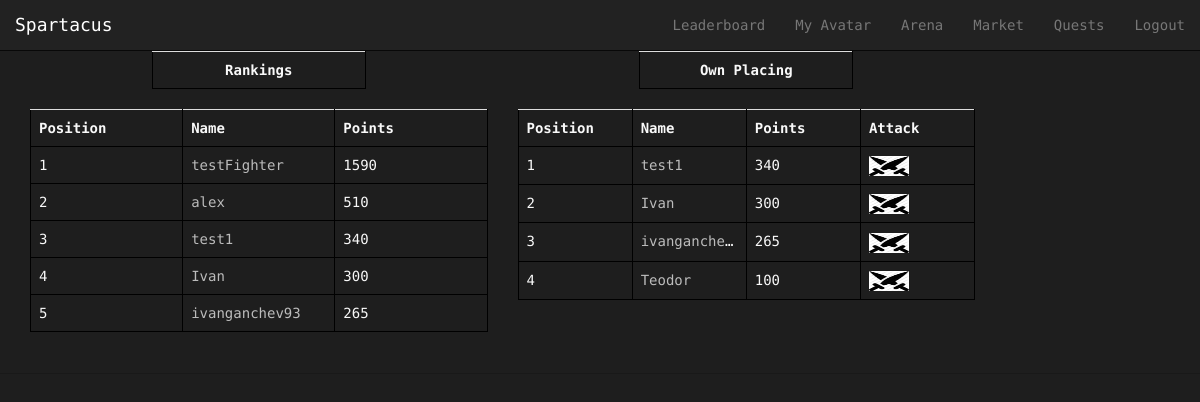
The app's page /Spartacus/arena/ (signed in), older data.
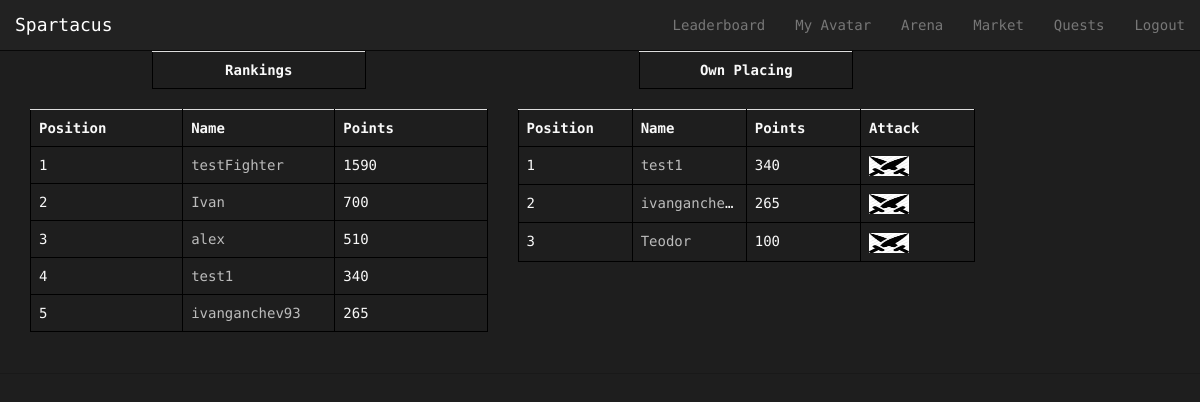
The same page, newer data.
### Spartacus/models.py (models this page shows, shortened)
class Avatar(models.Model):
    user = models.OneToOneField(User)
    picture = models.ImageField(upload_to='profile_images', blank=True)
    cash = models.IntegerField(default = 1000)
    attack = models.IntegerField(default= 10)
    deffence = models.IntegerField(default= 10)
    strength = models.IntegerField(default= 10)
    agility = models.IntegerField(default= 10)
    intelligence = models.IntegerField(default = 10)
    victories = models.IntegerField(default = 0)
    points = models.IntegerField(default = 0) # for ranking...every time a gladiator fights get some amount of points

### Spartacus/views.py (the view, shortened to what this page needs)
@login_required
def arena(request):
    context_dict = {}
    try:
        avatars = Avatar.objects.order_by('-points')[:5]
        context_dict['avatars'] = avatars
    except:
        print "Query fail leaderboard"
    timePassed = True
    fightStartedAt = request.session.get("fightStartedAt")
    if timePassed:
        user = request.user
        try:
            opponents = Avatar.objects.exclude(user = user).order_by('-points')
            you = Avatar.objects.get(user = user)
            relevant_opponents = []
            for opponent in opponents:
                point_difference = int(opponent.points) - int(you.points)
                if point_difference < 200 and point_difference > - 200:
                    relevant_opponents += [opponent]
            context_dict['opponents'] = relevant_opponents
        except:
            print "Query fail Arena"
    context_dict['time_passed']=timePassed
    return render(request, 'Spartacus/arena.html', context_dict)

### templates/Spartacus/arena.html (shortened to what this page needs)
{% extends 'Spartacus/base.html' %}
{% load staticfiles %}
{% block body_block %}
{% if time_passed %}
<div class="container">
	<div class="row">
		<div class="col-xs-5">
			<div class="row">
				<div class="col-xs-6 col-xs-offset-3">
					<table class="table">
						<th style="text-align: center">Rankings</th>
					</table>
				</div>
			</div>
			<table class="table">
				<th>Position</th>
				<th>Name</th>
				<th>Points</th>
				{% for avatar in avatars %}
					<tr id="rank">
					<td></td>
					<td><a href="{% url 'avatar_view' avatar.user.username %}">{{ avatar.user.username}} </a></td>
					<td>{{avatar.points}}</td>
					</tr>
				{% endfor %}
			</table>
            <div class="col-xs-12">
            </div>
		</div>
        <div class="col-xs-5">
			<div class="row">
				<div class="col-xs-6 col-xs-offset-3">
					<table class="table">
						<th style="text-align: center">Own Placing</th>
					</table>
				</div>
			</div>
			<table class="table">
				<th>Position</th>
				<th>Name</th>
				<th>Points</th>
                <th>Attack</th>
				{% for opponent in opponents %}
					<tr id="rank">
					<td></td>
					<td><a href="{% url 'avatar_view' opponent.user.username %}">{{ opponent.user.username}} </a></td>
					<td>{{opponent.points}}</td>
                    <td><a href="{% url 'battle' opponent.user.username %}">
                        <img src = "{% static 'images/attack.jpg' %}" width = "40" height = "20">
                    </a></td>
					</tr>
				{% endfor %}
			</table>
            <div class="col-xs-12">
            </div>
		</div>
	</div>
</div>
{% else %}
        <div align="center"><h2>Please wait for {{ time_left }} seconds.</h2></div>
{% endif %}
{% endblock %}

Row changes from the older to the newer data that the page shows:
no longer on one of the page's lists (row edited): Avatar: user.username "Ivan", points "300"
changed Avatar "Ivan": points "300" → "700"; moves up the list
